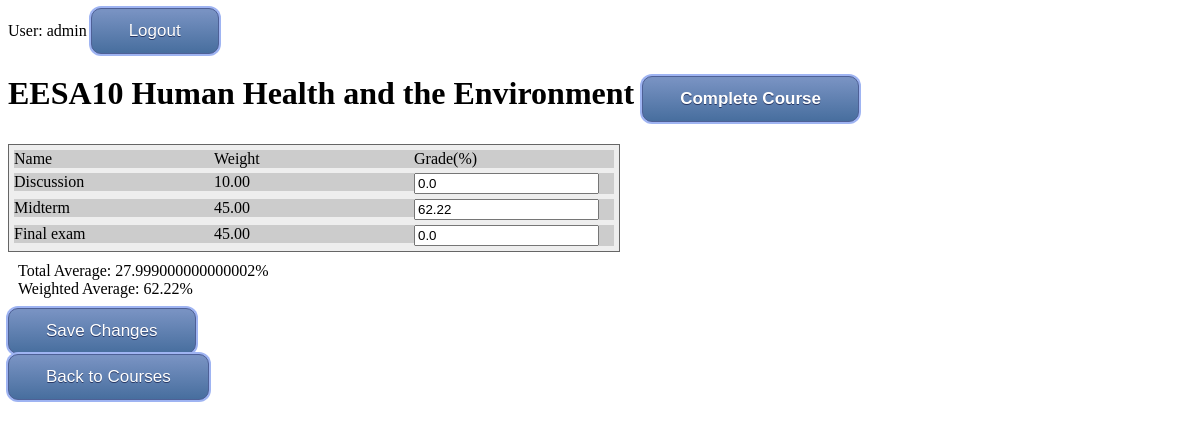
Page /courses/19/ (signed in) on the earlier database version.
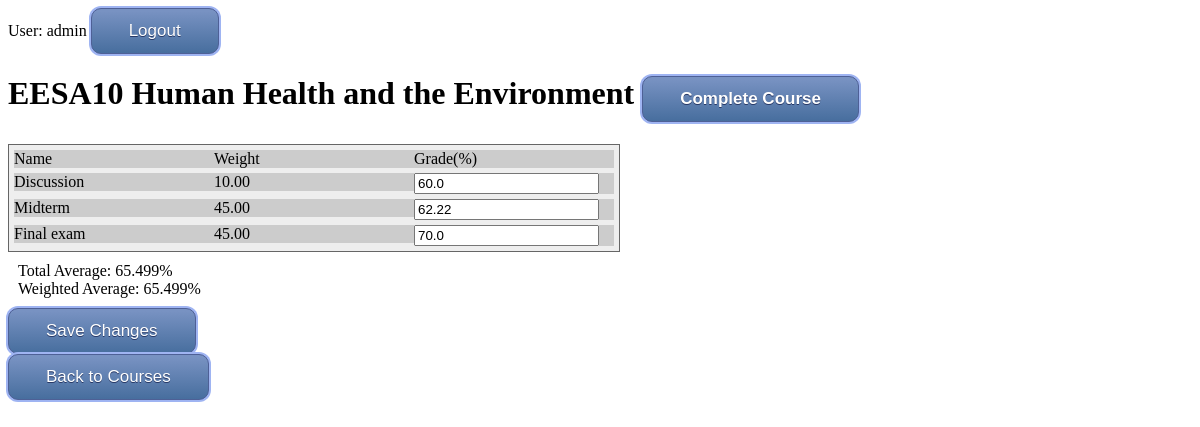
Same page on the later database version.
### courses/models.py (models this page shows, shortened)
class Assessment(models.Model):
    course = models.ForeignKey(Course, on_delete=models.CASCADE)
    name = models.CharField(max_length=100)
    components = models.IntegerField(default=1)
    weight = models.DecimalField(decimal_places=2, max_digits=4)

class Grade(models.Model):
    user_id = models.IntegerField(default=1)
    assessment = models.ForeignKey(Assessment, on_delete=models.CASCADE)
    mark = models.FloatField(default=0.0)
    component = models.IntegerField(default=1)

class Course(models.Model):
    course_code = models.CharField(max_length=20)
    course_name = models.CharField(max_length=200)
    def validate_weight(self):
        weight = 0.0
        assessments = Assessment.objects.filter(course=self)
        for assessment in assessments:
            weight += float(assessment.weight)
        return (weight == 100.0)
    def getTotalAverage(self, user_id):
        if not Course.validate_weight(self):
            return 0.0
        mark = 0.0
        assessments = Assessment.objects.filter(course=self)
        for asm in assessments:
            grades = Grade.objects.filter(assessment=asm, user_id=user_id)
            weight = asm.weight/asm.components
            for grade in grades:
                mark += float(grade.mark) * float(weight) / 100
        return mark
    def getWeightedAverage(self, user_id):
        if not Course.validate_weight(self):
            return 0.0
        mark = 0.0
        availableMark = 0.0
        assessments = Assessment.objects.filter(course=self)
        for asm in assessments:
            grades = Grade.objects.filter(assessment=asm, user_id=user_id)
            weight = asm.weight/asm.components
            for grade in grades:
                if grade.mark > 0:
                    availableMark += float(weight)
                mark += (float(grade.mark)/100) * float(weight)
        if not availableMark: return 0
        return mark/availableMark * 100

### courses/views.py (the view)
# urls.py: path('<int:pk>/', views.DetailView.as_view(), name='detail'),
class DetailView(generic.DetailView):
    model = Course
    template_name = 'courses/detail.html'
    def get_queryset(self):
        return Course.objects

### courses/templatetags/courses_extra.py (called while the page is built)
@register.simple_tag
def getMark(assessment_id, c, user_id):
    a = Assessment.objects.get(pk=assessment_id)
    try:
        return float(a.grade_set.get(component=c, user_id=user_id).mark)
    except(Grade.DoesNotExist):
        return 0.0

@register.filter
def getTotalAverage(course_id, user_id):
    c = Course.objects.get(pk=course_id)
    return c.getTotalAverage(user_id)

@register.filter
def getWeightedAverage(course_id, user_id):
    c = Course.objects.get(pk=course_id)
    return c.getWeightedAverage(user_id)

### courses/templates/courses/detail.html (shortened to what this page needs)
{% load static %}
{% load courses_extra %}
<link rel="stylesheet" type="text/css" href="{% static 'courses/detail.css' %}">
<link rel="stylesheet" type="text/css" href="{% static 'courses/style.css' %}">
{% if user.is_authenticated %}
<div id = "auth_nav">
User: {{ user.get_username }}  <a class="button" href="{% url 'logout'%}?next={{request.path}}">Logout</a>
</div>
<h1>{{ course.course_code }} {{course.course_name}} <a class="button" href="{% url 'courses:complete_course_req' course.id %}">Complete Course</a></h1>
<form action="{% url 'courses:set_grade' course.id %}" method="post">
    <div class="table">
        <div class="row">
            <div class="cell">Name</div>
            <div class="cell">Weight</div>
            <div class="cell">Grade(%)</div>
        </div>
        {% for assessment in course.assessment_set.all %}
        {% if assessment.components > 1 %}
        {% for i in 1|filter_range:assessment.components %}
        <div class="row">
            <div class="cell">{{assessment.name}} {{i}}</div>
            <div class="cell">{{assessment.weight|div:assessment.components}}</div>
            <div class="cell">
                <input type="text" name="{{assessment.id}}_{{i}}" value="{% getMark assessment.id i user.id %}" required
                    pattern="^(?:\d{1,2}(?:\.\d{1,2})?|100(?:\.0?0)?)" />
            </div>
        </div>
        {% endfor %}
        {% else%}
        <div class="row">
            <div class="cell">{{assessment.name}}</div>
            <div class="cell">{{assessment.weight}}</div>
            <div class="cell">
                <input type="text" name="{{assessment.id}}_1" value="{% getMark assessment.id 1 user.id %}" required
                    pattern="^(?:\d{1,2}(?:\.\d{1,2})?|100(?:\.0?0)?)" />
            </div>
        </div>
        {% endif %}
        {% endfor %}
    </div>
    <div class="average">
        <div class="total">Total Average: {{course.id|getTotalAverage:user.id}}%</div>
        <div class="weighted">Weighted Average: {{course.id|getWeightedAverage:user.id}}%</div>
    </div>
    <input class="button" type="submit" value="Save Changes">
    <div>
        <a class="button" href="{% url 'courses:index' %}"> Back to Courses</a>
    </div>
</form>
{% else %}
<p> You are not authenticated, please
<a href="{% url 'login'%}?next={{request.path}}">Login</a></p>
{% endif %}

Differences in the rows shown:
changed through a linked row, Course "EESA10": id|getTotalAverage "27.999000000000002" → "65.499"; id|getWeightedAverage "62.22" → "65.499"
changed through a linked row, Assessment "Discussion": id.mark "0.0" → "60.0"
changed through a linked row, Assessment "Final exam": id.mark "0.0" → "70.0"
